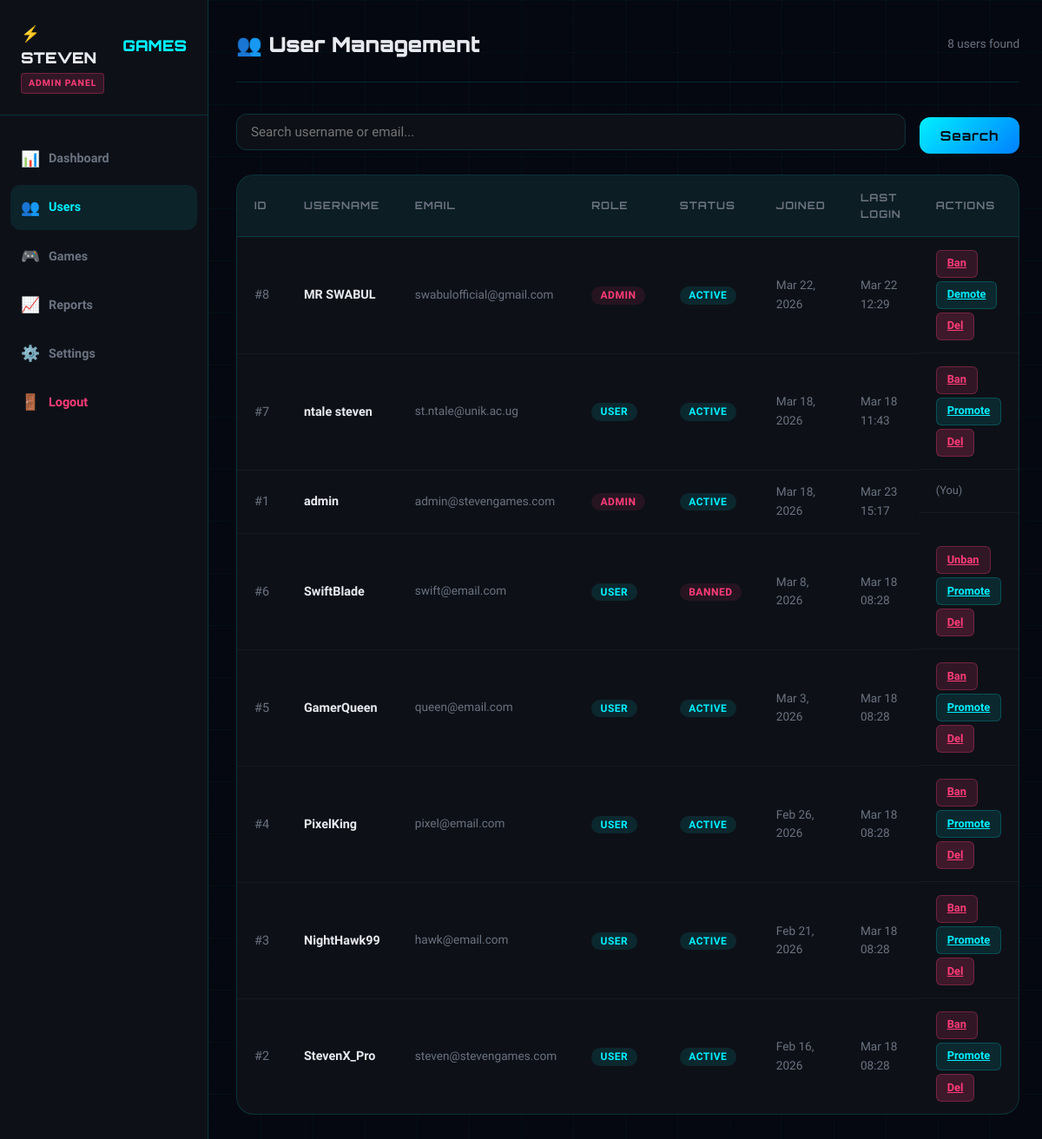
The page /admin/users.php (signed in) on the database its author committed.
### tables this page shows
CREATE TABLE `users` (
  `id` int(11) NOT NULL,
  `username` varchar(50) NOT NULL,
  `email` varchar(100) NOT NULL,
  `password` varchar(255) NOT NULL,
  `role` enum('user','admin') NOT NULL DEFAULT 'user',
  `status` enum('active','banned') NOT NULL DEFAULT 'active',
  `score` int(11) NOT NULL DEFAULT 0,
  `games_played` int(11) NOT NULL DEFAULT 0,
  `win_streak` int(11) NOT NULL DEFAULT 0,
  `last_login` datetime DEFAULT NULL,
  `created_at` datetime NOT NULL DEFAULT current_timestamp()
);

### admin/users.php (the view, shortened to what this page needs)
<?php
$db = getDB();
$search = trim($_GET['search'] ?? '');
$where = $search ? "WHERE username LIKE '%".addslashes($search)."%' OR email LIKE '%".addslashes($search)."%'" : '';
$users = $db->query("SELECT * FROM users $where ORDER BY created_at DESC")->fetch_all(MYSQLI_ASSOC);
?>
<!DOCTYPE html>
<html lang="en">
<head>
  <link rel="stylesheet" href="../css/style.css">
</head>
<body>
<div class="particles" id="particles"></div>
<div class="admin-layout">
  <aside class="admin-sidebar">
    <div class="admin-logo">
      <a href="../index.php">⚡ STEVEN<span>GAMES</span></a>
      <div class="admin-badge">ADMIN PANEL</div>
    </div>
    <nav class="admin-nav">
      <a href="index.php"><span class="nav-icon">📊</span> Dashboard</a>
      <a href="users.php" class="active"><span class="nav-icon">👥</span> Users</a>
      <a href="games.php"><span class="nav-icon">🎮</span> Games</a>
      <a href="reports.php"><span class="nav-icon">📈</span> Reports</a>
      <a href="settings.php"><span class="nav-icon">⚙️</span> Settings</a>
      <a href="../logout.php" style="color: var(--accent2)"><span class="nav-icon">🚪</span> Logout</a>
    </nav>
  </aside>
  <main class="admin-main">
    <div class="admin-topbar">
      <h1>👥 User Management</h1>
      <span style="font-size:0.85rem;color:var(--text-muted)"><?= count($users) ?> users found</span>
    </div>
    <form method="GET" style="margin-bottom:1.5rem;display:flex;gap:1rem;align-items:center">
      <input type="text" name="search" value="<?= htmlspecialchars($search) ?>"
             placeholder="Search username or email..."
             style="background:var(--bg-card);border:1px solid var(--border);border-radius:var(--radius);padding:0.7rem 1rem;color:var(--text);font-family:var(--font-body);font-size:0.95rem;flex:1;outline:none">
      <button type="submit" class="btn-full" style="width:auto;padding:0.7rem 1.5rem">Search</button>
    </form>
    <div class="data-table">
      <table>
        <thead>
          <tr>
            <th>ID</th><th>Username</th><th>Email</th><th>Role</th>
            <th>Status</th><th>Joined</th><th>Last Login</th><th>Actions</th>
          </tr>
        </thead>
        <tbody>
          <?php foreach($users as $u): ?>
          <tr>
            <td style="color:var(--text-muted)">#<?= $u['id'] ?></td>
            <td><strong><?= htmlspecialchars($u['username']) ?></strong></td>
            <td style="color:var(--text-muted);font-size:0.85rem"><?= htmlspecialchars($u['email']) ?></td>
            <td><span class="status-badge <?= $u['role']==='admin' ? 'status-banned' : 'status-active' ?>"><?= strtoupper($u['role']) ?></span></td>
            <td><span class="status-badge <?= $u['status']==='active' ? 'status-active' : 'status-banned' ?>"><?= strtoupper($u['status']) ?></span></td>
            <td style="font-size:0.85rem;color:var(--text-muted)"><?= date('M j, Y', strtotime($u['created_at'])) ?></td>
            <td style="font-size:0.85rem;color:var(--text-muted)"><?= $u['last_login'] ? date('M j H:i', strtotime($u['last_login'])) : '–' ?></td>
            <td style="display:flex;gap:4px;flex-wrap:wrap">
              <?php if ($u['id'] != $_SESSION['user_id']): ?>
                <a href="?action=ban&id=<?= $u['id'] ?>" class="action-btn btn-ban"
                   onclick="return confirm('Toggle ban?')"><?= $u['status']==='active' ? 'Ban' : 'Unban' ?></a>
                <a href="?action=promote&id=<?= $u['id'] ?>" class="action-btn btn-view"
                   onclick="return confirm('Toggle admin role?')"><?= $u['role']==='admin' ? 'Demote' : 'Promote' ?></a>
                <a href="?action=delete&id=<?= $u['id'] ?>" class="action-btn btn-ban"
                   onclick="return confirm('Permanently delete this user?')" style="background:rgba(255,60,120,0.2)">Del</a>
              <?php else: ?>
                <span style="color:var(--text-muted);font-size:0.8rem">(You)</span>
              <?php endif; ?>
            </td>
          </tr>
          <?php endforeach; ?>
        </tbody>
      </table>
    </div>
  </main>
</div>
</body>
</html>

### css/style.css (style rules this page uses)
:root { --bg-dark: #050810; --bg-card: #0d1117; --bg-nav: rgba(5, 8, 16, 0.95); --accent: #00f0ff; --accent2: #ff3c78; --accent3: #7c3aed; --gold: #ffd700; --text: #e8eaf0; --text-muted: #6b7280; --border: rgba(0, 240, 255, 0.15); --glow: 0 0 20px rgba(0, 240, 255, 0.4); --glow-pink: 0 0 20px rgba(255, 60, 120, 0.4); --card-shadow: 0 8px 32px rgba(0,0,0,0.6); --font-display: 'Orbitron', monospace; --font-body: 'Rajdhani', sans-serif; --radius: 12px; --radius-lg: 20px; }
*, *::before, *::after { box-sizing: border-box; margin: 0; padding: 0; }
html { scroll-behavior: smooth; }
body { font-family: var(--font-body); background: var(--bg-dark); color: var(--text); min-height: 100vh; overflow-x: hidden; font-size: 16px; line-height: 1.6; }
.particles { position: fixed; inset: 0; z-index: 0; pointer-events: none; }
.btn-full { width: 100%; background: linear-gradient(135deg, var(--accent), #0080ff); color: var(--bg-dark); font-family: var(--font-display); font-weight: 700; font-size: 0.95rem; padding: 0.9rem; border: none; border-radius: var(--radius); cursor: pointer; letter-spacing: 1px; transition: all 0.3s; margin-top: 0.5rem; }
.admin-layout { display: flex; min-height: 100vh; }
.admin-sidebar { width: 240px; background: var(--bg-card); border-right: 1px solid var(--border); position: fixed; left: 0; top: 0; bottom: 0; display: flex; flex-direction: column; padding: 1.5rem 0; z-index: 50; }
.admin-logo { padding: 0 1.5rem 1.5rem; border-bottom: 1px solid var(--border); margin-bottom: 1.5rem; }
.admin-logo a { font-family: var(--font-display); font-weight: 900; font-size: 1.1rem; color: var(--text); text-decoration: none; display: flex; align-items: center; gap: 8px; }
.admin-logo a span { color: var(--accent); }
.admin-badge { display: inline-block; background: rgba(255,60,120,0.15); border: 1px solid rgba(255,60,120,0.3); color: var(--accent2); font-size: 0.65rem; letter-spacing: 1px; padding: 0.15rem 0.5rem; border-radius: 4px; font-weight: 700; margin-top: 4px; }
.admin-nav { flex: 1; padding: 0 0.75rem; }
.admin-nav a { display: flex; align-items: center; gap: 10px; padding: 0.75rem 0.75rem; border-radius: var(--radius); color: var(--text-muted); text-decoration: none; font-weight: 600; font-size: 0.9rem; transition: all 0.2s; margin-bottom: 0.25rem; }
.admin-nav a:hover, .admin-nav a.active { color: var(--accent); background: rgba(0,240,255,0.08); }
.admin-nav a .nav-icon { font-size: 1.1rem; }
.admin-main { margin-left: 240px; flex: 1; padding: 2rem; position: relative; z-index: 1; }
.admin-topbar { display: flex; align-items: center; justify-content: space-between; margin-bottom: 2rem; padding-bottom: 1.5rem; border-bottom: 1px solid var(--border); }
.admin-topbar h1 { font-family: var(--font-display); font-size: 1.5rem; font-weight: 900; }
.data-table { background: var(--bg-card); border: 1px solid var(--border); border-radius: var(--radius-lg); overflow: hidden; }
.data-table table { width: 100%; border-collapse: collapse; }
.data-table th { background: rgba(0,240,255,0.05); padding: 1rem 1.25rem; text-align: left; font-family: var(--font-display); font-size: 0.75rem; letter-spacing: 1px; color: var(--text-muted); font-weight: 700; text-transform: uppercase; border-bottom: 1px solid var(--border); }
.data-table td { padding: 0.9rem 1.25rem; border-bottom: 1px solid rgba(255,255,255,0.04); font-size: 0.9rem; }
.data-table tr:last-child td { border-bottom: none; }
.status-badge { padding: 0.2rem 0.65rem; border-radius: 50px; font-size: 0.75rem; font-weight: 700; letter-spacing: 0.5px; }
.status-active { background: rgba(0,240,255,0.1); color: var(--accent); }
.status-banned { background: rgba(255,60,120,0.1); color: var(--accent2); }
.action-btn { padding: 0.3rem 0.75rem; border-radius: 6px; font-size: 0.8rem; font-weight: 600; border: none; cursor: pointer; transition: all 0.2s; }
.btn-ban { background: rgba(255,60,120,0.15); color: var(--accent2); border: 1px solid rgba(255,60,120,0.3); }
.btn-view { background: rgba(0,240,255,0.1); color: var(--accent); border: 1px solid rgba(0,240,255,0.2); }

### rows shown on the page
users: id "8", username "MR SWABUL", email "swabulofficial@gmail.com", role "ADMIN", status "ACTIVE", created_at "Mar 22, 2026", last_login "Mar 22 12:29", shows "Ban", shows "Demote"
users: id "7", username "ntale steven", email "st.ntale@unik.ac.ug", role "USER", status "ACTIVE", created_at "Mar 18, 2026", last_login "Mar 18 11:43", shows "Ban", shows "Promote"
users: id "1", username "admin", email "admin@stevengames.com", role "ADMIN", status "ACTIVE", created_at "Mar 18, 2026", last_login "Mar 23 15:17", shows "(You)"
users: id "6", username "SwiftBlade", email "swift@email.com", role "USER", status "BANNED", created_at "Mar 8, 2026", last_login "Mar 18 08:28", shows "Unban", shows "Promote"
users: id "5", username "GamerQueen", email "queen@email.com", role "USER", status "ACTIVE", created_at "Mar 3, 2026", last_login "Mar 18 08:28", shows "Ban", shows "Promote"
users: id "4", username "PixelKing", email "pixel@email.com", role "USER", status "ACTIVE", created_at "Feb 26, 2026", last_login "Mar 18 08:28", shows "Ban", shows "Promote"
users: id "3", username "NightHawk99", email "hawk@email.com", role "USER", status "ACTIVE", created_at "Feb 21, 2026", last_login "Mar 18 08:28", shows "Ban", shows "Promote"
users: id "2", username "StevenX_Pro", email "steven@stevengames.com", role "USER", status "ACTIVE", created_at "Feb 16, 2026", last_login "Mar 18 08:28", shows "Ban", shows "Promote"

### other values the page prints
count($users) "8"
